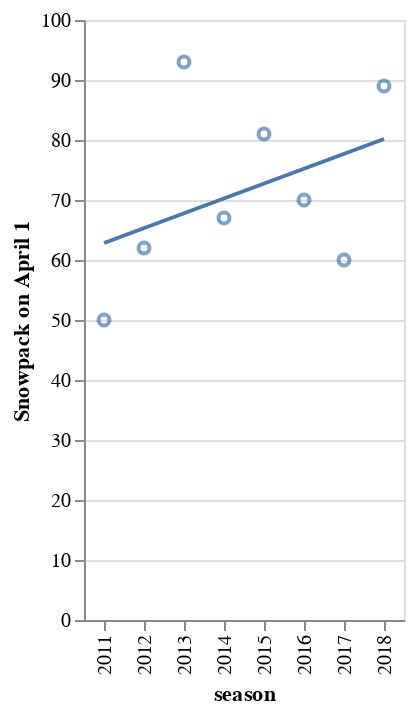

The code cell stored with this chart in its notebook:
### Code cell
breck_snowpack_chart = alt.Chart(breck_snowpack[breck_snowpack.day_of_year == 91]).mark_point().encode(
    alt.X('season:N'),
    alt.Y('snowpack', title='Snowpack on April 1')
)

breck_snowpack_chart + breck_snowpack_chart.transform_regression('season', 'snowpack').mark_line()

### Figure 1 — Vega-Lite specification as saved in the notebook (floating-point values rounded to 4 significant figures)
{"config": {"view": {"continuousWidth": 400, "continuousHeight": 300}}, "layer": [{"mark": "point", "encoding": {"x": {"type": "nominal", "field": "season"}, "y": {"type": "quantitative", "field": "snowpack", "title": "Snowpack on April 1"}}}, {"mark": "line", "encoding": {"x": {"type": "nominal", "field": "season"}, "y": {"type": "quantitative", "field": "snowpack", "title": "Snowpack on April 1"}}, "transform": [{"on": "season", "regression": "snowpack"}]}], "data": {"name": "data-f5f011177d4496871fe39d4b5230e29c"}, "$schema": "https://vega.github.io/schema/vega-lite/v4.0.0.json", "datasets": {"data-f5f011177d4496871fe39d4b5230e29c": [{"snowpack": 89, "date": "2019-04-01T00:00:00+00:00", "season": 2018, "continent": "North America", "region": "colorado", "resort": "breckenridge", "day_of_year": 91}, {"snowpack": 60, "date": "2018-04-01T00:00:00+00:00", "season": 2017, "continent": "North America", "region": "colorado", "resort": "breckenridge", "day_of_year": 91}, {"snowpack": 70, "date": "2017-04-01T00:00:00+00:00", "season": 2016, "continent": "North America", "region": "colorado", "resort": "breckenridge", "day_of_year": 91}, {"snowpack": 81, "date": "2016-03-31T00:00:00+00:00", "season": 2015, "continent": "North America", "region": "colorado", "resort": "breckenridge", "day_of_year": 91}, {"snowpack": 67, "date": "2015-04-01T00:00:00+00:00", "season": 2014, "continent": "North America", "region": "colorado", "resort": "breckenridge", "day_of_year": 91}, {"snowpack": 93, "date": "2014-04-01T00:00:00+00:00", "season": 2013, "continent": "North America", "region": "colorado", "resort": "breckenridge", "day_of_year": 91}, {"snowpack": 62, "date": "2013-04-01T00:00:00+00:00", "season": 2012, "continent": "North America", "region": "colorado", "resort": "breckenridge", "day_of_year": 91}, {"snowpack": 50, "date": "2012-03-31T00:00:00+00:00", "season": 2011, "continent": "North America", "region": "colorado", "resort": "breckenridge", "day_of_year": 91}]}}
